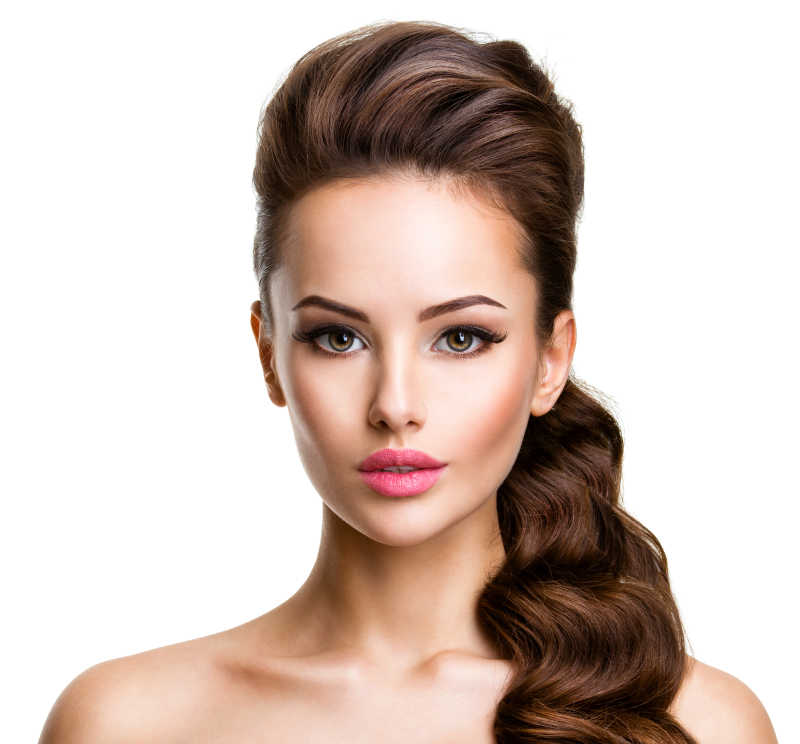
%> input picture lab3/lady.jpg, 800 x 744 px
$ octave work3.m   (GNU Octave 9; MATLAB toolbox functions it lacks are replaced by stand-ins)
%> lines starting %> are read from the running program, lines starting %| are printed output that depends on the picture; in (x1, y1, x2, y2) boxes, pixels count from 0 and x2, y2 are one past the last pixel; in counts of white or black regions, pixels touching at a corner belong together; the program's own positions count from 1
% Clear Memory and Command window
clc;
clear all;
close all;
b=imread("lady.jpg");%读入图像，像素值在b中
%> b is the input picture: size 744x800x3 uint8; mean R, G, B 210.7, 194.4, 186.5
a=im2bw(b);
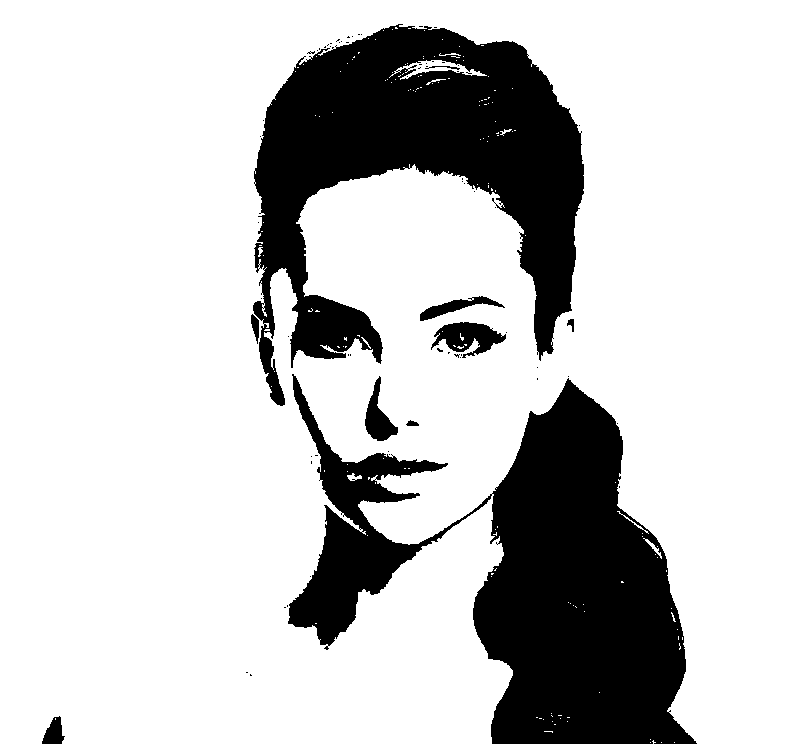
%> a: size 744x800 logical; 78.4% white; 71 black regions (61 under 20 px), largest, box (x1, y1, x2, y2) and area: (288, 374, 697, 744) 66799, (253, 24, 584, 406) 57782, (431, 322, 506, 358) 1446

nbcol=512;
nbc=256;

[ca1,ch1,cv1,cd1]=dwt2(a,'db4');
[ca2,ch2,cv2,cd2]=dwt2(ca1,'db4');
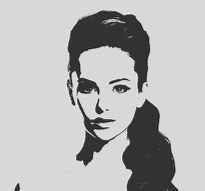
%> ca2: size 191x205 double; min -1.22, max 4.93, mean 3.17; drawn with min black and max white
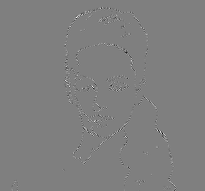
%> cd2: size 191x205 double; min -1.74, max 1.74, mean 0.000407; drawn with min black and max white

cod_ca1=wcodemat(ca1,nbc);
cod_ch1=wcodemat(ch1,nbc);
cod_cv1=wcodemat(cv1,nbc);
cod_cd1=wcodemat(cd1,nbc);

cod_ca2=wcodemat(ca2,nbcol);
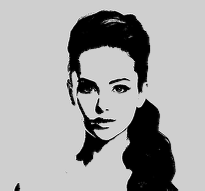
%> cod_ca2: size 191x205 double; min 1, max 512, mean 331.3; drawn with min black and max white
cod_ch2=wcodemat(ch2,nbcol);
cod_cv2=wcodemat(cv2,nbcol);
cod_cd2=wcodemat(cd2,nbcol);
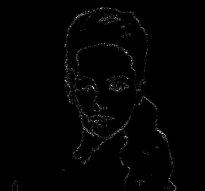
%> cod_cd2: size 191x205 double; min 1, max 512, mean 6.1; drawn with min black and max white

tt=[cod_ca2,cod_ch2;cod_cv2,cod_cd2];
tt=imresize(tt,size(ca1));
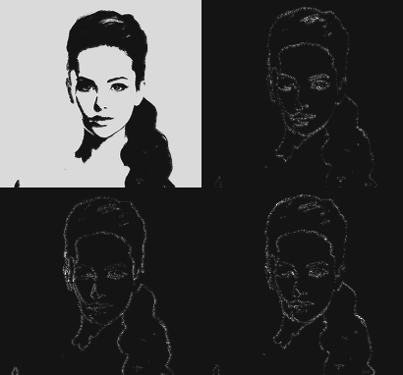
%> tt: size 375x403 double; min -41.31, max 492.7, mean 87.4; drawn with min black and max white

image([tt,cod_ch1;cod_cv1,cod_cd1]);
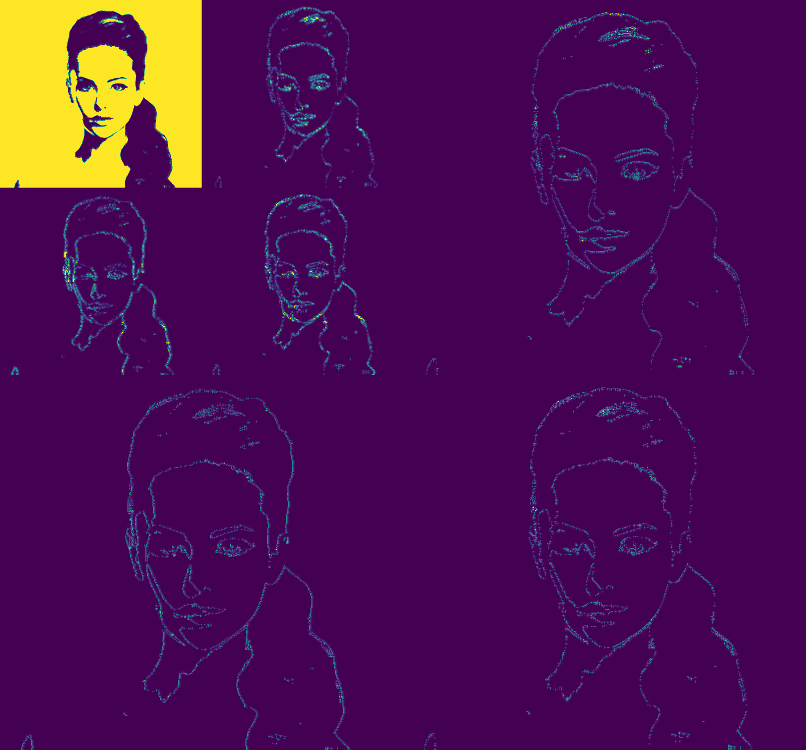
%> displayed picture: size 750x806x3, on the screen's scale of 0 to 255; mean R, G, B 77, 15.6, 83.7
